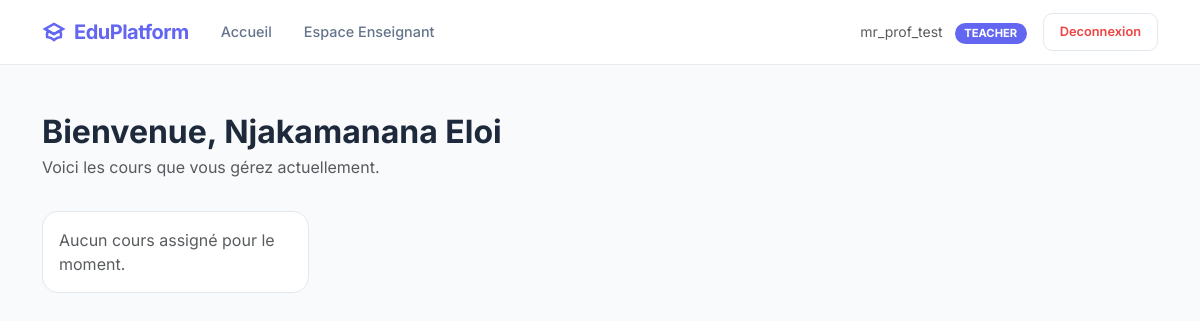
The app's page /dashboard/teacher/ (signed in), older data.
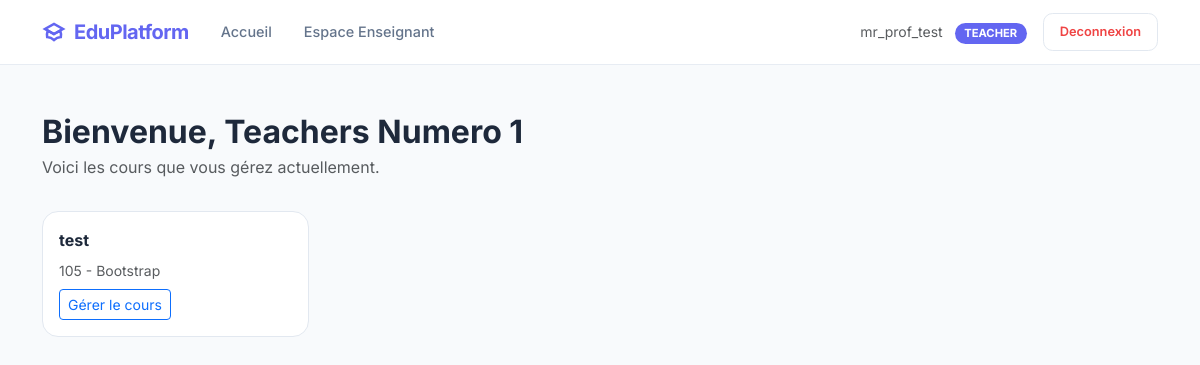
The same page, newer data.
### teachers/models.py (models this page shows, shortened)
class Teacher(models.Model):
    user = models.OneToOneField(
        User,
        on_delete=models.CASCADE,
        limit_choices_to={'role': 'TEACHER'}
    )
    nom = models.CharField(max_length=100)
    prenom = models.CharField(max_length=100)
    specialite = models.CharField(max_length=100, blank=True)

### courses/models.py (models this page shows, shortened)
class Course(models.Model):
    titre = models.CharField(max_length=200)
    fichier_pdf = models.FileField(upload_to=upload_to)
    formation = models.ForeignKey(Formation, on_delete=models.CASCADE, related_name='courses')
    enseignant = models.ForeignKey(Teacher, on_delete=models.CASCADE, related_name='courses')

### formations/models.py (models this page shows, shortened)
class Formation(models.Model):
    code = models.CharField(max_length=20, unique=True)
    libelle = models.CharField(max_length=200)
    active = models.BooleanField(default=True)
    enseignants = models.ManyToManyField(Teacher, blank=True, related_name='formations')

### dashboard/views.py (the view)
# urls.py: path('teacher/', views.teacher_dashboard, name='teacher'),
@login_required
@user_passes_test(is_teacher)
def teacher_dashboard(request):
    teacher = get_or_create_teacher(request.user)
    courses = teacher.courses.select_related("formation").all()
    return render(
        request,
        "dashboard/teacher_dashboard.html",
        {
            "teacher": teacher,
            "courses": courses,
        },
    )

### dashboard/views.py (called while the page is built)
def is_teacher(user):
    if user.role == "TEACHER":
        return True
    raise PermissionDenied

### teachers/utils.py (called while the page is built)
def get_or_create_teacher(user):
    teacher, _ = Teacher.objects.get_or_create(
        user=user,
        defaults={
            "nom": user.username,
            "prenom": "",
            "specialite": "",
        },
    )
    return teacher

### dashboard/templates/dashboard/teacher_dashboard.html (shortened to what this page needs)
{% extends 'base.html' %}
{% block content %}
<div class="welcome-header">
    <h2 class="fw-bold mb-1">Bienvenue, {{ teacher.nom }} {{ teacher.prenom }}</h2>
    <p class="text-muted mb-0">Voici les cours que vous gérez actuellement.</p>
</div>
<div class="course-grid">
    {% for course in courses %}
        <div class="course-card">
            <div class="course-title">{{ course.titre }}</div>
            <div class="small text-muted mb-2">{{ course.formation.code }} - {{ course.formation.libelle }}</div>
            <a href="{% url 'courses:update' course.pk %}" class="btn btn-outline-primary btn-sm">Gérer le cours</a>
        </div>
    {% empty %}
        <div class="course-card text-muted">Aucun cours assigné pour le moment.</div>
    {% endfor %}
</div>
{% endblock %}

Row changes from the older to the newer data that the page shows:
no longer on this page (row edited): Teacher: nom "Njakamanana", prenom "Eloi"
now on this page (row edited): Teacher: nom "Teachers", prenom "Numero 1"
now on this page (row unchanged): Course: titre "test", formation.code "105", formation.libelle "Bootstrap"
Text that changed along with them:
text no longer shown: "Aucun cours assigné pour le moment."
